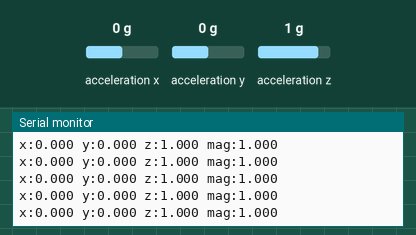
Simulated run of this sketch. Board: Arduino Uno, built with avr-gcc and run on an emulated ATmega328P. Shown: the last lines printed to the serial monitor. The inputs (shaded band) are chosen by the test bench; at power-on: acceleration x 0 g, acceleration y 0 g, acceleration z 1 g.

Above: at 1.2 s.
1.3 s: acceleration x set to -1.4 g
At 1.33 s:
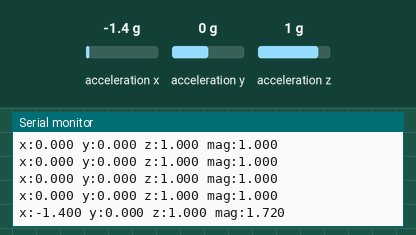
2.8 s: acceleration y set to -1.4 g
At 2.81 s:
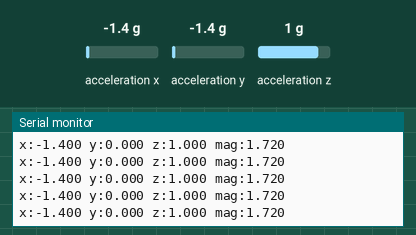
4.3 s: acceleration z set to -1.4 g
At 4.34 s:
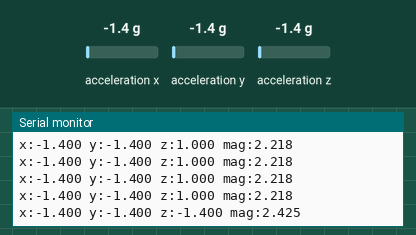
Timing chart, 0 to 7.3 s (numbered marks = the images above; inputs shaded):
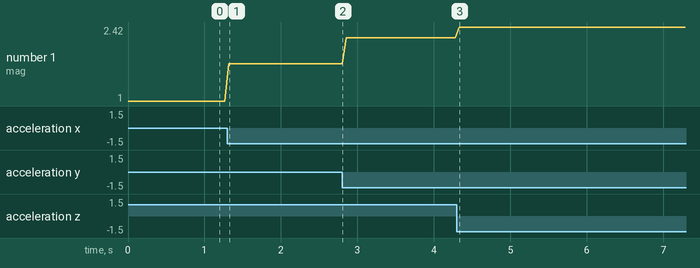

The sketch:

imu_test.ino
```cpp
// IMU check: prints acceleration (g) and its magnitude. Open Serial Plotter to watch it.
#include <LSM6DS3.h>
#include <Wire.h>

LSM6DS3 imu(I2C_MODE, 0x6A);  // built-in IMU on the Sense

void setup() {
  Serial.begin(115200);
  while (!Serial) delay(10);
  if (imu.begin() != 0) {
    Serial.println("IMU not found");
    while (true) delay(100);
  }
}

void loop() {
  float x = imu.readFloatAccelX();
  float y = imu.readFloatAccelY();
  float z = imu.readFloatAccelZ();
  float mag = sqrt(x * x + y * y + z * z);
  Serial.print("x:"); Serial.print(x, 3);
  Serial.print(" y:"); Serial.print(y, 3);
  Serial.print(" z:"); Serial.print(z, 3);
  Serial.print(" mag:"); Serial.println(mag, 3);
  delay(50);
}
```

Measured:
- after the input at 1.3 s, the serial monitor: prints a new line at once (image 1)
- after the input at 4.3 s, the serial monitor: prints a new line at once (image 3)
- plotted number 1: 1 → 1.72 after the input at 1.3 s, 1.72 → 2.22 after the input at 2.8 s, 2.22 → 2.42 after the input at 4.3 s
